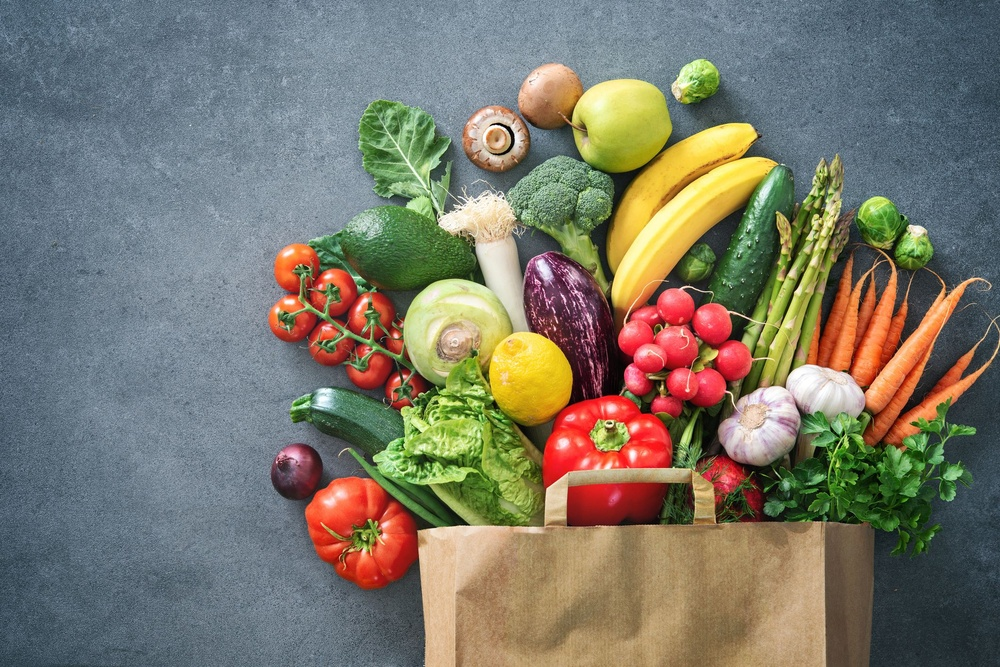
#> input picture cover.jpg, 1000 x 667 px, shrunk from 2119 x 1414 before the run
$ python img-hide-find.py
#> lines starting #> are read from the running program, lines starting #| are printed output that depends on the picture
import cv2
import numpy as np
import json

def randomLiHide(keysTextPath, toHideImgPath, coverImgPath):
    ao, c, l = 0, 0, 0
    with open(keysTextPath) as jsonKeys:
        akgm = json.load(jsonKeys)["akgm"]
        ao, c = float(akgm[0]) / (int(akgm[0]) + 1), (1 + str(akgm[1]).count('0'))
    imgShape = cv2.imread(toHideImgPath, 0).shape
    l = imgShape[0] * imgShape[1]
    coverShape = cv2.imread(coverImgPath, 0).shape
    coverLen = coverShape[0] * coverShape[1]
    maxDistance = coverLen // l
    m = maxDistance

    randomLi = []
    for iters in range(l):
        ao = c * ao * (1 - ao)
        sumDigits = sum(int(i) if i in '0123456789' else 0 for i in str(ao)) % m
        randomLi.append(1 + sumDigits)
    # from collections import Counter
    # print(Counter(randomLi), len(randomLi))
    return randomLi

def randomLiReveal(keysTextPath, resTextPath, hiddenImagePath):
    ao, c, l = 0, 0, 0
    with open(keysTextPath) as jsonKeys:
        akgm = json.load(jsonKeys)["akgm"]
        ao, c = float(akgm[0]) / (int(akgm[0]) + 1), (1 + str(akgm[1]).count('0'))
    with open(resTextPath) as resolution:
        imgShape = [int(x) for x in resolution.read().split()]
        l = imgShape[0] * imgShape[1]
    coverShape = cv2.imread(hiddenImagePath, 0).shape
    coverLen = coverShape[0] * coverShape[1]
    maxDistance = coverLen // l
    m = maxDistance

    randomLi = []
    for iters in range(l):
        ao = c * ao * (1 - ao)
        sumDigits = sum(int(i) if i in '0123456789' else 0 for i in str(ao)) % m
        randomLi.append(1 + sumDigits)
    # from collections import Counter
    # print(Counter(randomLi), len(randomLi))
    return randomLi

def hide(coverImgPath, toHideImgPath, outImgPath, outResTextPath, keysTextPath):
    # Size of image at coverImgPath must surely be
    # atleast thrice that of the image at toHideImagePath
#> called with coverImgPath = './cover.jpg', toHideImgPath = './encrypted.png', outImgPath = './hidden.png', outResTextPath = './hiddenFileSize', keysTextPath = './keys.txt'
    cover = cv2.imread(coverImgPath, 1)
#> cover is the input picture: shape (667, 1000, 3); mean B, G, R 105.4, 119.7, 122.9
    toHide = cv2.imread(toHideImgPath, 1)
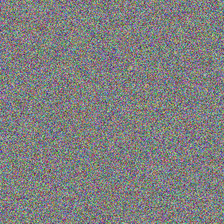
#> input picture encrypted.png, 224 x 224 px, shrunk from 474 x 474 before the run
#> toHide is the input picture: shape (224, 224, 3); mean B, G, R 126.9, 127.5, 127.5
    liCover = []
    for i in range(cover.shape[0]):
        for j in range(cover.shape[1]):
            liCover.append(cover[i][j])
#> after the loop, liCover = 667000 items
    liToHide = []
    for i in range(toHide.shape[0]):
        for j in range(toHide.shape[1]):
            liToHide.append(toHide[i][j])
#> after the loop, liToHide = 50176 items
    k = 0

    distanceLi = randomLiHide(keysTextPath, toHideImgPath, coverImgPath)
#> (reads keys.txt from the repository)
#> in randomLiHide, `imgShape = cv2.imread(toHideImgPath, 0).shape`: imgShape = (224, 224)
#> in randomLiHide, `l = imgShape[0] * imgShape[1]`: l = 50176
#> in randomLiHide, `coverShape = cv2.imread(coverImgPath, 0).shape`: coverShape = (667, 1000)
#> in randomLiHide, `coverLen = coverShape[0] * coverShape[1]`: coverLen = 667000
#> in randomLiHide, `maxDistance = coverLen // l`: maxDistance = 13
#> the loop in randomLiHide, `for iters in range(l):` made 50176 passes
#> sumDigits on passes 1 to 3: 0, 0, 12
#> after the loop in randomLiHide, `for iters in range(l):`: ao = 0.00784; randomLi = 50176 items
#> distanceLi = 50176 items
    for i in range(len(liToHide)):
        liCover[k] = liToHide[i]
        k += distanceLi[i]
#> this loop made 50176 passes
#> k on passes 1 to 3: 1, 2, 15
#> after the loop, k = 350593
    hiddenImg = np.reshape(liCover, cover.shape)
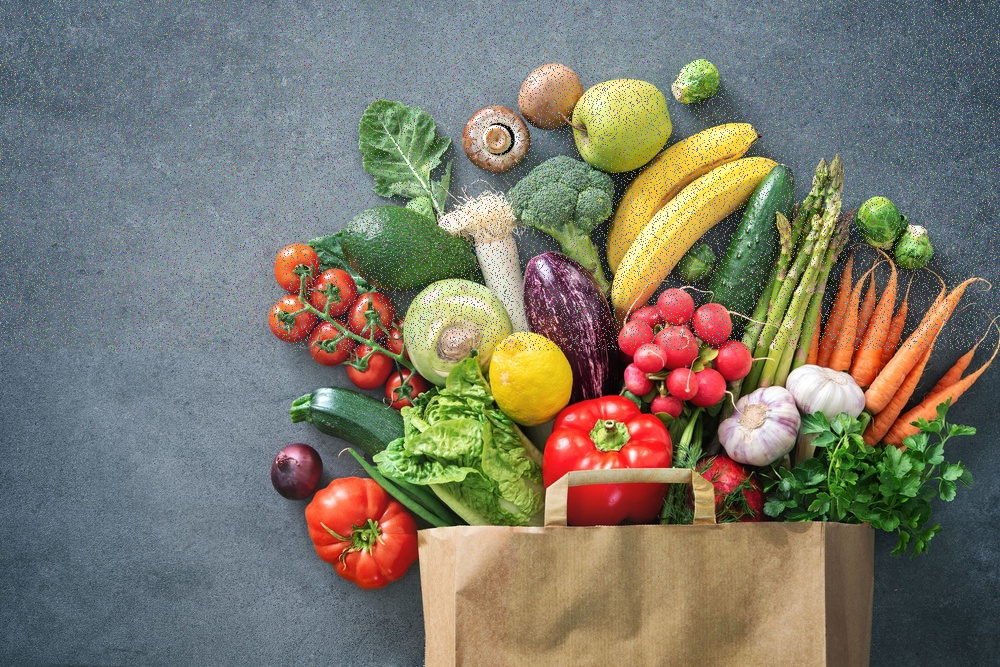
#> hiddenImg: shape (667, 1000, 3); mean B, G, R 106.1, 119.7, 123.2
    cv2.imwrite(outImgPath, hiddenImg)
    with open(outResTextPath, "w+") as hiddenFileSize:
        hiddenFileSize.write(str(toHide.shape[0]) + " " + str(toHide.shape[1]) + " " + str(toHide.shape[2]))

def reveal(inResTextPath, hiddenImgPath, revealedImgPath, keysTextPath):
#> called with inResTextPath = './hiddenFileSize', hiddenImgPath = './hidden.png', revealedImgPath = './revealed.png', keysTextPath = './keys.txt'
    originalShape = ()
    with open(inResTextPath, "r") as hiddenFileSize:
        originalShape = tuple(int(x) for x in hiddenFileSize.read().split())

    hidden = cv2.imread(hiddenImgPath, 1)
    liHidden= []
    for i in range(hidden.shape[0]):
        for j in range(hidden.shape[1]):
            liHidden.append(hidden[i][j])
#> after the loop, liHidden = 667000 items
    revealed = []
    k = 0

    distanceLi = randomLiReveal(keysTextPath, inResTextPath, hiddenImgPath)
#> in randomLiReveal, `coverShape = cv2.imread(hiddenImagePath, 0).shape`: coverShape = (667, 1000)
#> in randomLiReveal, `coverLen = coverShape[0] * coverShape[1]`: coverLen = 667000
#> in randomLiReveal, `maxDistance = coverLen // l`: maxDistance = 13
#> the loop in randomLiReveal, `for iters in range(l):` made 50176 passes
#> after the loop in randomLiReveal, `for iters in range(l):`: ao = 0.00784; randomLi = 50176 items
#> distanceLi = 50176 items
    # print(len(distanceLi), originalShape[0] * originalShape[1])
    for i in range(originalShape[0] * originalShape[1]):
        revealed.append(liHidden[k])
        k += distanceLi[i]
#> after the loop, k = 350593; revealed = 50176 items
    revealedImg = np.reshape(revealed, originalShape)
    cv2.imwrite(revealedImgPath, revealedImg)

if __name__ == "__main__":
    hide("./cover.jpg", "./encrypted.png", "./hidden.png", "./hiddenFileSize", "./keys.txt")
    reveal("./hiddenFileSize", "./hidden.png", "./revealed.png", "./keys.txt")
